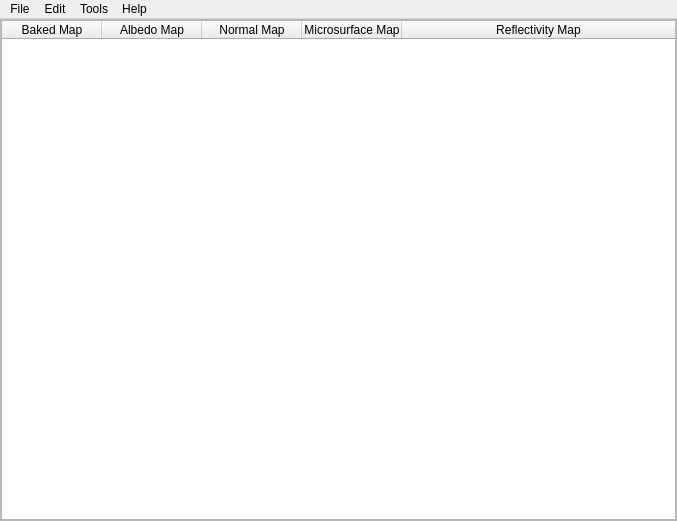
<?xml version="1.0" encoding="UTF-8"?>
<ui version="4.0">
 <class>SpriteBuilder</class>
 <widget class="QMainWindow" name="SpriteBuilder">
  <property name="geometry">
   <rect>
    <x>0</x>
    <y>0</y>
    <width>677</width>
    <height>521</height>
   </rect>
  </property>
  <property name="windowTitle">
   <string>SpriteBuilder</string>
  </property>
  <widget class="QWidget" name="centralWidget">
   <layout class="QGridLayout" name="gridLayout">
    <property name="leftMargin">
     <number>0</number>
    </property>
    <property name="topMargin">
     <number>0</number>
    </property>
    <property name="rightMargin">
     <number>0</number>
    </property>
    <property name="bottomMargin">
     <number>0</number>
    </property>
    <property name="horizontalSpacing">
     <number>6</number>
    </property>
    <item row="0" column="0">
     <widget class="QScrollArea" name="scrollArea">
      <property name="widgetResizable">
       <bool>true</bool>
      </property>
      <widget class="QWidget" name="scrollAreaWidgetContents">
       <property name="geometry">
        <rect>
         <x>0</x>
         <y>0</y>
         <width>675</width>
         <height>500</height>
        </rect>
       </property>
       <layout class="QGridLayout" name="gridLayout_2">
        <property name="leftMargin">
         <number>0</number>
        </property>
        <property name="topMargin">
         <number>0</number>
        </property>
        <property name="rightMargin">
         <number>0</number>
        </property>
        <property name="bottomMargin">
         <number>0</number>
        </property>
        <item row="0" column="0">
         <widget class="SpriteTable" name="tableWidget">
          <property name="frameShape">
           <enum>QFrame::StyledPanel</enum>
          </property>
          <property name="sizeAdjustPolicy">
           <enum>QAbstractScrollArea::AdjustToContents</enum>
          </property>
          <property name="editTriggers">
           <set>QAbstractItemView::NoEditTriggers</set>
          </property>
          <property name="dragDropMode">
           <enum>QAbstractItemView::DragDrop</enum>
          </property>
          <property name="alternatingRowColors">
           <bool>false</bool>
          </property>
          <property name="selectionMode">
           <enum>QAbstractItemView::SingleSelection</enum>
          </property>
          <property name="verticalScrollMode">
           <enum>QAbstractItemView::ScrollPerPixel</enum>
          </property>
          <property name="horizontalScrollMode">
           <enum>QAbstractItemView::ScrollPerPixel</enum>
          </property>
          <property name="columnCount">
           <number>5</number>
          </property>
          <attribute name="horizontalHeaderCascadingSectionResizes">
           <bool>true</bool>
          </attribute>
          <attribute name="horizontalHeaderMinimumSectionSize">
           <number>100</number>
          </attribute>
          <attribute name="horizontalHeaderStretchLastSection">
           <bool>true</bool>
          </attribute>
          <column>
           <property name="text">
            <string>Baked Map</string>
           </property>
          </column>
          <column>
           <property name="text">
            <string>Albedo Map</string>
           </property>
          </column>
          <column>
           <property name="text">
            <string>Normal Map</string>
           </property>
          </column>
          <column>
           <property name="text">
            <string>Microsurface Map</string>
           </property>
          </column>
          <column>
           <property name="text">
            <string>Reflectivity Map</string>
           </property>
          </column>
         </widget>
        </item>
       </layout>
      </widget>
     </widget>
    </item>
   </layout>
  </widget>
  <widget class="QMenuBar" name="menuBar">
   <property name="geometry">
    <rect>
     <x>0</x>
     <y>0</y>
     <width>677</width>
     <height>19</height>
    </rect>
   </property>
   <widget class="QMenu" name="menuFile">
    <property name="title">
     <string>File</string>
    </property>
    <addaction name="actionNew"/>
    <addaction name="actionOpen"/>
    <addaction name="actionSave"/>
    <addaction name="actionSaveAs"/>
    <addaction name="separator"/>
    <addaction name="actionImportC1"/>
    <addaction name="actionImportAll"/>
    <addaction name="actionExportAll"/>
    <addaction name="separator"/>
    <addaction name="actionExit"/>
   </widget>
   <widget class="QMenu" name="menuEdit">
    <property name="title">
     <string>Edit</string>
    </property>
    <addaction name="actionUndo"/>
    <addaction name="actionRedo"/>
    <addaction name="separator"/>
    <addaction name="actionCut"/>
    <addaction name="actionCopy"/>
    <addaction name="actionPaste"/>
    <addaction name="actionDelete"/>
    <addaction name="separator"/>
    <addaction name="actionInsert"/>
    <addaction name="actionImportImage"/>
    <addaction name="actionExportImage"/>
   </widget>
   <widget class="QMenu" name="menuHelp">
    <property name="title">
     <string>Help</string>
    </property>
    <addaction name="actionAbout"/>
   </widget>
   <widget class="QMenu" name="menuTools">
    <property name="title">
     <string>Tools</string>
    </property>
    <addaction name="actionInterpolateColors"/>
    <addaction name="actionBlurAlpha"/>
    <addaction name="separator"/>
    <addaction name="actionScaleImages"/>
    <addaction name="separator"/>
    <addaction name="actionPrune_c2e_Sprites"/>
    <addaction name="actionPruneC2SpritePositions"/>
    <addaction name="separator"/>
    <addaction name="actionSelect_Nth_Image"/>
    <addaction name="actionSelectEveryNthImage"/>
    <addaction name="actionClear_Row"/>
    <addaction name="actionClear_Every_Nth_Row"/>
    <addaction name="actionRemove_Nth_Image"/>
    <addaction name="actionRemove_Every_Nth_Image"/>
   </widget>
   <addaction name="menuFile"/>
   <addaction name="menuEdit"/>
   <addaction name="menuTools"/>
   <addaction name="menuHelp"/>
  </widget>
  <action name="actionNew">
   <property name="icon">
    <iconset theme="document-new">
     <normaloff>.</normaloff>.</iconset>
   </property>
   <property name="text">
    <string>New</string>
   </property>
   <property name="shortcut">
    <string>Ctrl+N</string>
   </property>
  </action>
  <action name="actionOpen">
   <property name="icon">
    <iconset theme="document-open">
     <normaloff>.</normaloff>.</iconset>
   </property>
   <property name="text">
    <string>Open...</string>
   </property>
   <property name="shortcut">
    <string>Ctrl+O</string>
   </property>
  </action>
  <action name="actionSave">
   <property name="icon">
    <iconset theme="document-save">
     <normaloff>.</normaloff>.</iconset>
   </property>
   <property name="text">
    <string>Save</string>
   </property>
   <property name="shortcut">
    <string>Ctrl+S</string>
   </property>
  </action>
  <action name="actionSaveAs">
   <property name="icon">
    <iconset theme="document-save-as">
     <normaloff>.</normaloff>.</iconset>
   </property>
   <property name="text">
    <string>Save As...</string>
   </property>
   <property name="shortcut">
    <string>Ctrl+Shift+S</string>
   </property>
  </action>
  <action name="actionExit">
   <property name="icon">
    <iconset theme="document-close">
     <normaloff>.</normaloff>.</iconset>
   </property>
   <property name="text">
    <string>Exit</string>
   </property>
   <property name="shortcut">
    <string>Ctrl+Q</string>
   </property>
  </action>
  <action name="actionUndo">
   <property name="icon">
    <iconset theme="edit-undo">
     <normaloff>.</normaloff>.</iconset>
   </property>
   <property name="text">
    <string>Undo</string>
   </property>
   <property name="shortcut">
    <string>Ctrl+Z</string>
   </property>
  </action>
  <action name="actionRedo">
   <property name="icon">
    <iconset theme="edit-redo">
     <normaloff>.</normaloff>.</iconset>
   </property>
   <property name="text">
    <string>Redo</string>
   </property>
   <property name="shortcut">
    <string>Ctrl+Shift+Z</string>
   </property>
  </action>
  <action name="actionCopy">
   <property name="icon">
    <iconset theme="edit-copy">
     <normaloff>.</normaloff>.</iconset>
   </property>
   <property name="text">
    <string>Copy</string>
   </property>
   <property name="shortcut">
    <string>Ctrl+C</string>
   </property>
  </action>
  <action name="actionPaste">
   <property name="icon">
    <iconset theme="edit-paste">
     <normaloff>.</normaloff>.</iconset>
   </property>
   <property name="text">
    <string>Paste</string>
   </property>
   <property name="shortcut">
    <string>Ctrl+V</string>
   </property>
  </action>
  <action name="actionCut">
   <property name="icon">
    <iconset theme="edit-cut">
     <normaloff>.</normaloff>.</iconset>
   </property>
   <property name="text">
    <string>Cut</string>
   </property>
   <property name="shortcut">
    <string>Ctrl+X</string>
   </property>
  </action>
  <action name="actionDelete">
   <property name="icon">
    <iconset theme="edit-delete">
     <normaloff>.</normaloff>.</iconset>
   </property>
   <property name="text">
    <string>Delete</string>
   </property>
   <property name="shortcut">
    <string>Del</string>
   </property>
  </action>
  <action name="actionExportAll">
   <property name="icon">
    <iconset theme="document-export">
     <normaloff>.</normaloff>.</iconset>
   </property>
   <property name="text">
    <string>Export All...</string>
   </property>
  </action>
  <action name="actionImportAll">
   <property name="icon">
    <iconset theme="document-import">
     <normaloff>.</normaloff>.</iconset>
   </property>
   <property name="text">
    <string>Import c16/s16</string>
   </property>
  </action>
  <action name="actionInsert">
   <property name="icon">
    <iconset theme="insert-image">
     <normaloff>.</normaloff>.</iconset>
   </property>
   <property name="text">
    <string>Insert</string>
   </property>
  </action>
  <action name="actionImportImage">
   <property name="icon">
    <iconset theme="document-import">
     <normaloff>.</normaloff>.</iconset>
   </property>
   <property name="text">
    <string>Import Image</string>
   </property>
  </action>
  <action name="actionAbout">
   <property name="icon">
    <iconset theme="help-about">
     <normaloff>.</normaloff>.</iconset>
   </property>
   <property name="text">
    <string>About</string>
   </property>
  </action>
  <action name="actionImportC1">
   <property name="icon">
    <iconset theme="document-import">
     <normaloff>.</normaloff>.</iconset>
   </property>
   <property name="text">
    <string>Import Spr</string>
   </property>
  </action>
  <action name="actionInterpolateColors">
   <property name="text">
    <string>Interpolate Missing Colors</string>
   </property>
  </action>
  <action name="actionBlurAlpha">
   <property name="text">
    <string>Blur Alpha Channel</string>
   </property>
  </action>
  <action name="actionScaleImages">
   <property name="text">
    <string>Scale Sprites</string>
   </property>
  </action>
  <action name="actionSelectEveryNthImage">
   <property name="text">
    <string>Select Every Nth Row</string>
   </property>
  </action>
  <action name="actionPruneC2SpritePositions">
   <property name="text">
    <string>Prune classic Sprites</string>
   </property>
  </action>
  <action name="actionClear_Row">
   <property name="icon">
    <iconset theme="edit-clear">
     <normaloff>.</normaloff>.</iconset>
   </property>
   <property name="text">
    <string>Clear Nth Row</string>
   </property>
  </action>
  <action name="actionClear_Every_Nth_Row">
   <property name="icon">
    <iconset theme="edit-clear">
     <normaloff>.</normaloff>.</iconset>
   </property>
   <property name="text">
    <string>Clear Every Nth Row</string>
   </property>
  </action>
  <action name="actionPrune_c2e_Sprites">
   <property name="text">
    <string>Prune c2e Sprites</string>
   </property>
  </action>
  <action name="actionSelect_Nth_Image">
   <property name="text">
    <string>Select Nth Image</string>
   </property>
  </action>
  <action name="actionRemove_Nth_Image">
   <property name="icon">
    <iconset theme="edit-delete">
     <normaloff>.</normaloff>.</iconset>
   </property>
   <property name="text">
    <string>Remove Nth Row</string>
   </property>
  </action>
  <action name="actionRemove_Every_Nth_Image">
   <property name="icon">
    <iconset theme="edit-delete">
     <normaloff>.</normaloff>.</iconset>
   </property>
   <property name="text">
    <string>Remove Every Nth Row</string>
   </property>
  </action>
  <action name="actionExportImage">
   <property name="icon">
    <iconset theme="document-export">
     <normaloff>.</normaloff>.</iconset>
   </property>
   <property name="text">
    <string>Export Image</string>
   </property>
  </action>
 </widget>
 <layoutdefault spacing="6" margin="11"/>
 <customwidgets>
  <customwidget>
   <class>SpriteTable</class>
   <extends>QTableWidget</extends>
   <header>spritetable.h</header>
  </customwidget>
 </customwidgets>
 <resources/>
 <connections>
  <connection>
   <sender>actionExit</sender>
   <signal>triggered()</signal>
   <receiver>SpriteBuilder</receiver>
   <slot>close()</slot>
   <hints>
    <hint type="sourcelabel">
     <x>-1</x>
     <y>-1</y>
    </hint>
    <hint type="destinationlabel">
     <x>338</x>
     <y>260</y>
    </hint>
   </hints>
  </connection>
 </connections>
</ui>
